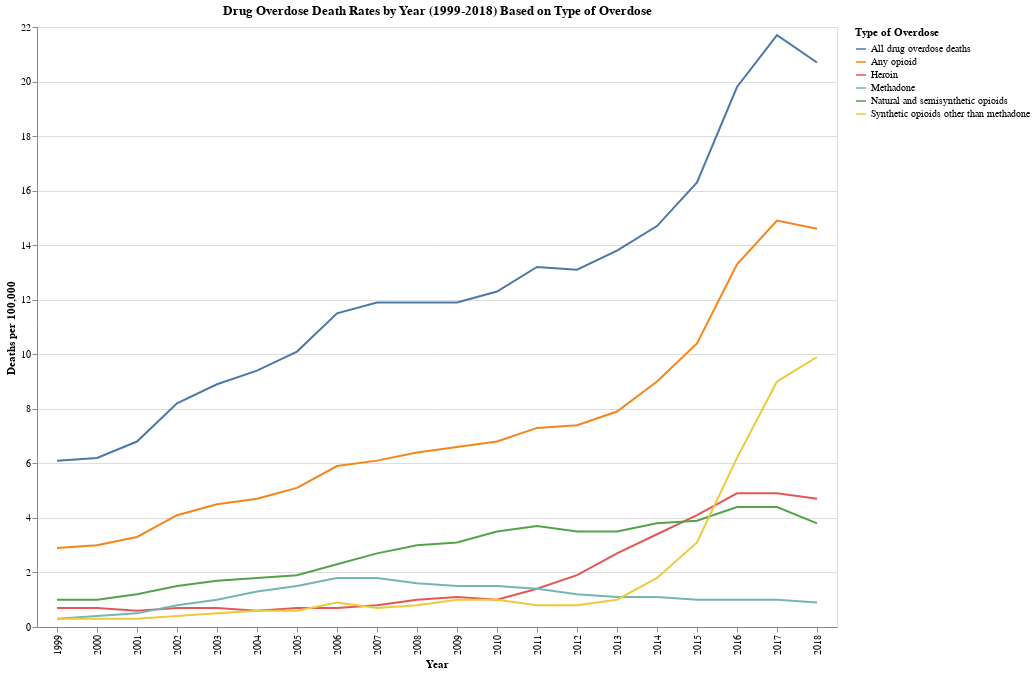

Notebook source saved alongside this figure:
### Markdown cell above
Below is a plot showing the age-adjusted mortality rates (per 100,000 U.S. resident population) over time (1999-2018) based on the type of overdose. These data represent the total rates, irrespective of gender, race, and age. 

The overall drug overdose death rates have steadily increased over time, starting at 6.0 per 100,000 in 1999 and inflating to 20.7 per 100,000 in 2018. There are slight declines from 2011 to 2012 and 2017 to 2018 (~4.6% lower in 2018), which can be attributed to a multitude of factors, including the implementation of effective policy changes, public health interventions, and changes in drug availability. It is interesting to note, there is an increase in the death rate for synthetic opioids other than methadone (e.g. tramadol, fentanyl) from 2017 (9.0) to 2018 (9.9), despite declines in the rates of all other types of drug overdose deaths.

### Code cell
#Altair Visualization
import altair as alt

filtered_data = data[(data['AGE'] == 'All ages') & (data['STUB_LABEL'] == 'All persons') & (data['STUB_NAME'] == 'Total') & (data['UNIT'] == 'Deaths per 100,000 resident population, age-adjusted')]

# Mapping for PANEL variable
panel_mapping = {'Drug overdose deaths involving other synthetic opioids (other than methadone)': 'Synthetic opioids other than methadone', 
                 'Drug overdose deaths involving any opioid': 'Any opioid', 
                 'Drug overdose deaths involving heroin': 'Heroin', 
                 'Drug overdose deaths involving methadone': 'Methadone',
                 'Drug overdose deaths involving natural and semisynthetic opioids': 'Natural and semisynthetic opioids'}

# Aggregate the data (group by year and panel and calculate the mean for the estimate)
agg_data = filtered_data.groupby(['YEAR', 'PANEL']).agg({'ESTIMATE': 'mean'}).reset_index()

#apply panel mapping created above
agg_data['PANEL'] = agg_data['PANEL'].replace(panel_mapping)

# Create a line chart to visualize change over time
line_chart = alt.Chart(agg_data).mark_line().encode(
    x=alt.X('YEAR:O', axis=alt.Axis(title='Year')),
    y=alt.Y('ESTIMATE:Q', axis=alt.Axis(title='Deaths per 100,000')),
        color=alt.Color('PANEL:N', legend=alt.Legend(title='Type of Overdose', titleLimit=600, orient='right', columns=1, labelLimit=0))
).properties(
    title='Drug Overdose Death Rates by Year (1999-2018) Based on Type of Overdose',
    width=800, 
    height = 600
)

line_chart

### Figure 1 — Vega-Lite specification as saved in the notebook (floating-point values rounded to 4 significant figures)
{"config": {"view": {"continuousWidth": 300, "continuousHeight": 300}}, "data": {"name": "data-c9c11c8c886db67b171f5254007df5f1"}, "mark": {"type": "line"}, "encoding": {"color": {"field": "PANEL", "legend": {"columns": 1, "labelLimit": 0, "orient": "right", "title": "Type of Overdose", "titleLimit": 600}, "type": "nominal"}, "x": {"axis": {"title": "Year"}, "field": "YEAR", "type": "ordinal"}, "y": {"axis": {"title": "Deaths per 100,000"}, "field": "ESTIMATE", "type": "quantitative"}}, "height": 600, "title": "Drug Overdose Death Rates by Year (1999-2018) Based on Type of Overdose", "width": 800, "$schema": "https://vega.github.io/schema/vega-lite/v5.16.3.json", "datasets": {"data-c9c11c8c886db67b171f5254007df5f1": [{"YEAR": 1999, "PANEL": "All drug overdose deaths", "ESTIMATE": 6.1}, {"YEAR": 1999, "PANEL": "Any opioid", "ESTIMATE": 2.9}, {"YEAR": 1999, "PANEL": "Heroin", "ESTIMATE": 0.7}, {"YEAR": 1999, "PANEL": "Methadone", "ESTIMATE": 0.3}, {"YEAR": 1999, "PANEL": "Natural and semisynthetic opioids", "ESTIMATE": 1.0}, {"YEAR": 1999, "PANEL": "Synthetic opioids other than methadone", "ESTIMATE": 0.3}, {"YEAR": 2000, "PANEL": "All drug overdose deaths", "ESTIMATE": 6.2}, {"YEAR": 2000, "PANEL": "Any opioid", "ESTIMATE": 3.0}, {"YEAR": 2000, "PANEL": "Heroin", "ESTIMATE": 0.7}, {"YEAR": 2000, "PANEL": "Methadone", "ESTIMATE": 0.4}, {"YEAR": 2000, "PANEL": "Natural and semisynthetic opioids", "ESTIMATE": 1.0}, {"YEAR": 2000, "PANEL": "Synthetic opioids other than methadone", "ESTIMATE": 0.3}, {"YEAR": 2001, "PANEL": "All drug overdose deaths", "ESTIMATE": 6.8}, {"YEAR": 2001, "PANEL": "Any opioid", "ESTIMATE": 3.3}, {"YEAR": 2001, "PANEL": "Heroin", "ESTIMATE": 0.6}, {"YEAR": 2001, "PANEL": "Methadone", "ESTIMATE": 0.5}, {"YEAR": 2001, "PANEL": "Natural and semisynthetic opioids", "ESTIMATE": 1.2}, {"YEAR": 2001, "PANEL": "Synthetic opioids other than methadone", "ESTIMATE": 0.3}, {"YEAR": 2002, "PANEL": "All drug overdose deaths", "ESTIMATE": 8.2}, {"YEAR": 2002, "PANEL": "Any opioid", "ESTIMATE": 4.1}, {"YEAR": 2002, "PANEL": "Heroin", "ESTIMATE": 0.7}, {"YEAR": 2002, "PANEL": "Methadone", "ESTIMATE": 0.8}, {"YEAR": 2002, "PANEL": "Natural and semisynthetic opioids", "ESTIMATE": 1.5}, {"YEAR": 2002, "PANEL": "Synthetic opioids other than methadone", "ESTIMATE": 0.4}, {"YEAR": 2003, "PANEL": "All drug overdose deaths", "ESTIMATE": 8.9}, {"YEAR": 2003, "PANEL": "Any opioid", "ESTIMATE": 4.5}, {"YEAR": 2003, "PANEL": "Heroin", "ESTIMATE": 0.7}, {"YEAR": 2003, "PANEL": "Methadone", "ESTIMATE": 1.0}, {"YEAR": 2003, "PANEL": "Natural and semisynthetic opioids", "ESTIMATE": 1.7}, {"YEAR": 2003, "PANEL": "Synthetic opioids other than methadone", "ESTIMATE": 0.5}, {"YEAR": 2004, "PANEL": "All drug overdose deaths", "ESTIMATE": 9.4}, {"YEAR": 2004, "PANEL": "Any opioid", "ESTIMATE": 4.7}, {"YEAR": 2004, "PANEL": "Heroin", "ESTIMATE": 0.6}, {"YEAR": 2004, "PANEL": "Methadone", "ESTIMATE": 1.3}, {"YEAR": 2004, "PANEL": "Natural and semisynthetic opioids", "ESTIMATE": 1.8}, {"YEAR": 2004, "PANEL": "Synthetic opioids other than methadone", "ESTIMATE": 0.6}, {"YEAR": 2005, "PANEL": "All drug overdose deaths", "ESTIMATE": 10.1}, {"YEAR": 2005, "PANEL": "Any opioid", "ESTIMATE": 5.1}, {"YEAR": 2005, "PANEL": "Heroin", "ESTIMATE": 0.7}, {"YEAR": 2005, "PANEL": "Methadone", "ESTIMATE": 1.5}, {"YEAR": 2005, "PANEL": "Natural and semisynthetic opioids", "ESTIMATE": 1.9}, {"YEAR": 2005, "PANEL": "Synthetic opioids other than methadone", "ESTIMATE": 0.6}, {"YEAR": 2006, "PANEL": "All drug overdose deaths", "ESTIMATE": 11.5}, {"YEAR": 2006, "PANEL": "Any opioid", "ESTIMATE": 5.9}, {"YEAR": 2006, "PANEL": "Heroin", "ESTIMATE": 0.7}, {"YEAR": 2006, "PANEL": "Methadone", "ESTIMATE": 1.8}, {"YEAR": 2006, "PANEL": "Natural and semisynthetic opioids", "ESTIMATE": 2.3}, {"YEAR": 2006, "PANEL": "Synthetic opioids other than methadone", "ESTIMATE": 0.9}, {"YEAR": 2007, "PANEL": "All drug overdose deaths", "ESTIMATE": 11.9}, {"YEAR": 2007, "PANEL": "Any opioid", "ESTIMATE": 6.1}, {"YEAR": 2007, "PANEL": "Heroin", "ESTIMATE": 0.8}, {"YEAR": 2007, "PANEL": "Methadone", "ESTIMATE": 1.8}, {"YEAR": 2007, "PANEL": "Natural and semisynthetic opioids", "ESTIMATE": 2.7}, {"YEAR": 2007, "PANEL": "Synthetic opioids other than methadone", "ESTIMATE": 0.7}, {"YEAR": 2008, "PANEL": "All drug overdose deaths", "ESTIMATE": 11.9}, {"YEAR": 2008, "PANEL": "Any opioid", "ESTIMATE": 6.4}, {"YEAR": 2008, "PANEL": "Heroin", "ESTIMATE": 1.0}, {"YEAR": 2008, "PANEL": "Methadone", "ESTIMATE": 1.6}, {"YEAR": 2008, "PANEL": "Natural and semisynthetic opioids", "ESTIMATE": 3.0}, {"YEAR": 2008, "PANEL": "Synthetic opioids other than methadone", "ESTIMATE": 0.8}, {"YEAR": 2009, "PANEL": "All drug overdose deaths", "ESTIMATE": 11.9}, {"YEAR": 2009, "PANEL": "Any opioid", "ESTIMATE": 6.6}, {"YEAR": 2009, "PANEL": "Heroin", "ESTIMATE": 1.1}, {"YEAR": 2009, "PANEL": "Methadone", "ESTIMATE": 1.5}, {"YEAR": 2009, "PANEL": "Natural and semisynthetic opioids", "ESTIMATE": 3.1}, {"YEAR": 2009, "PANEL": "Synthetic opioids other than methadone", "ESTIMATE": 1.0}, {"YEAR": 2010, "PANEL": "All drug overdose deaths", "ESTIMATE": 12.3}, {"YEAR": 2010, "PANEL": "Any opioid", "ESTIMATE": 6.8}, {"YEAR": 2010, "PANEL": "Heroin", "ESTIMATE": 1.0}, {"YEAR": 2010, "PANEL": "Methadone", "ESTIMATE": 1.5}, {"YEAR": 2010, "PANEL": "Natural and semisynthetic opioids", "ESTIMATE": 3.5}, {"YEAR": 2010, "PANEL": "Synthetic opioids other than methadone", "ESTIMATE": 1.0}, {"YEAR": 2011, "PANEL": "All drug overdose deaths", "ESTIMATE": 13.2}, {"YEAR": 2011, "PANEL": "Any opioid", "ESTIMATE": 7.3}, {"YEAR": 2011, "PANEL": "Heroin", "ESTIMATE": 1.4}, {"YEAR": 2011, "PANEL": "Methadone", "ESTIMATE": 1.4}, {"YEAR": 2011, "PANEL": "Natural and semisynthetic opioids", "ESTIMATE": 3.7}, {"YEAR": 2011, "PANEL": "Synthetic opioids other than methadone", "ESTIMATE": 0.8}, {"YEAR": 2012, "PANEL": "All drug overdose deaths", "ESTIMATE": 13.1}, {"YEAR": 2012, "PANEL": "Any opioid", "ESTIMATE": 7.4}, {"YEAR": 2012, "PANEL": "Heroin", "ESTIMATE": 1.9}, {"YEAR": 2012, "PANEL": "Methadone", "ESTIMATE": 1.2}, {"YEAR": 2012, "PANEL": "Natural and semisynthetic opioids", "ESTIMATE": 3.5}, {"YEAR": 2012, "PANEL": "Synthetic opioids other than methadone", "ESTIMATE": 0.8}, {"YEAR": 2013, "PANEL": "All drug overdose deaths", "ESTIMATE": 13.8}, {"YEAR": 2013, "PANEL": "Any opioid", "ESTIMATE": 7.9}, {"YEAR": 2013, "PANEL": "Heroin", "ESTIMATE": 2.7}, {"YEAR": 2013, "PANEL": "Methadone", "ESTIMATE": 1.1}, {"YEAR": 2013, "PANEL": "Natural and semisynthetic opioids", "ESTIMATE": 3.5}, {"YEAR": 2013, "PANEL": "Synthetic opioids other than methadone", "ESTIMATE": 1.0}, {"YEAR": 2014, "PANEL": "All drug overdose deaths", "ESTIMATE": 14.7}, {"YEAR": 2014, "PANEL": "Any opioid", "ESTIMATE": 9.0}, {"YEAR": 2014, "PANEL": "Heroin", "ESTIMATE": 3.4}, {"YEAR": 2014, "PANEL": "Methadone", "ESTIMATE": 1.1}, {"YEAR": 2014, "PANEL": "Natural and semisynthetic opioids", "ESTIMATE": 3.8}, {"YEAR": 2014, "PANEL": "Synthetic opioids other than methadone", "ESTIMATE": 1.8}, {"YEAR": 2015, "PANEL": "All drug overdose deaths", "ESTIMATE": 16.3}, {"YEAR": 2015, "PANEL": "Any opioid", "ESTIMATE": 10.4}, {"YEAR": 2015, "PANEL": "Heroin", "ESTIMATE": 4.1}, {"YEAR": 2015, "PANEL": "Methadone", "ESTIMATE": 1.0}, {"YEAR": 2015, "PANEL": "Natural and semisynthetic opioids", "ESTIMATE": 3.9}, {"YEAR": 2015, "PANEL": "Synthetic opioids other than methadone", "ESTIMATE": 3.1}, {"YEAR": 2016, "PANEL": "All drug overdose deaths", "ESTIMATE": 19.8}, {"YEAR": 2016, "PANEL": "Any opioid", "ESTIMATE": 13.3}, {"YEAR": 2016, "PANEL": "Heroin", "ESTIMATE": 4.9}, {"YEAR": 2016, "PANEL": "Methadone", "ESTIMATE": 1.0}, {"YEAR": 2016, "PANEL": "Natural and semisynthetic opioids", "ESTIMATE": 4.4}, {"YEAR": 2016, "PANEL": "Synthetic opioids other than methadone", "ESTIMATE": 6.2}, {"YEAR": 2017, "PANEL": "All drug overdose deaths", "ESTIMATE": 21.7}, {"YEAR": 2017, "PANEL": "Any opioid", "ESTIMATE": 14.9}, {"YEAR": 2017, "PANEL": "Heroin", "ESTIMATE": 4.9}, {"YEAR": 2017, "PANEL": "Methadone", "ESTIMATE": 1.0}, {"YEAR": 2017, "PANEL": "Natural and semisynthetic opioids", "ESTIMATE": 4.4}, {"YEAR": 2017, "PANEL": "Synthetic opioids other than methadone", "ESTIMATE": 9.0}, {"YEAR": 2018, "PANEL": "All drug overdose deaths", "ESTIMATE": 20.7}, {"YEAR": 2018, "PANEL": "Any opioid", "ESTIMATE": 14.6}, {"YEAR": 2018, "PANEL": "Heroin", "ESTIMATE": 4.7}, {"YEAR": 2018, "PANEL": "Methadone", "ESTIMATE": 0.9}, {"YEAR": 2018, "PANEL": "Natural and semisynthetic opioids", "ESTIMATE": 3.8}, {"YEAR": 2018, "PANEL": "Synthetic opioids other than methadone", "ESTIMATE": 9.9}]}}
